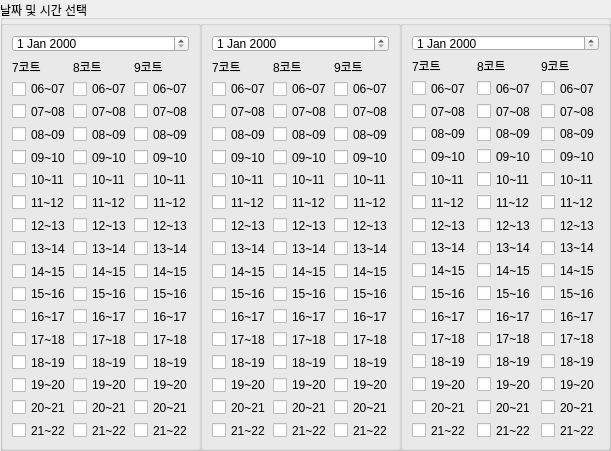
  <widget class="QGroupBox" name="groupBox">
   <property name="geometry">
    <rect>
     <x>230</x>
     <y>100</y>
     <width>611</width>
     <height>451</height>
    </rect>
   </property>
   <property name="title">
    <string>날짜 및 시간 선택</string>
   </property>
   <widget class="QGroupBox" name="GroupBox_day2">
    <property name="geometry">
     <rect>
      <x>200</x>
      <y>20</y>
      <width>201</width>
      <height>431</height>
     </rect>
    </property>
    <layout class="QGridLayout" name="gridLayout_3">
     <item row="3" column="1">
      <widget class="QLabel" name="label_5">
       <property name="text">
        <string>8코트</string>
       </property>
      </widget>
     </item>
     <item row="5" column="0">
      <widget class="QCheckBox" name="day2_7_2">
       <property name="text">
        <string>07~08</string>
       </property>
      </widget>
     </item>
     <item row="4" column="1">
      <widget class="QCheckBox" name="day2_8_1">
       <property name="text">
        <string>06~07</string>
       </property>
      </widget>
     </item>
     <item row="4" column="0">
      <widget class="QCheckBox" name="day2_7_1">
       <property name="text">
        <string>06~07</string>
       </property>
      </widget>
     </item>
     <item row="6" column="0">
      <widget class="QCheckBox" name="day2_7_3">
       <property name="text">
        <string>08~09</string>
       </property>
      </widget>
     </item>
     <item row="5" column="1">
      <widget class="QCheckBox" name="day2_8_2">
       <property name="text">
        <string>07~08</string>
       </property>
      </widget>
     </item>
     <item row="3" column="0">
      <widget class="QLabel" name="label_6">
       <property name="text">
        <string>7코트</string>
       </property>
      </widget>
     </item>
     <item row="6" column="1">
      <widget class="QCheckBox" name="day2_8_3">
       <property name="text">
        <string>08~09</string>
       </property>
      </widget>
     </item>
     <item row="7" column="0">
      <widget class="QCheckBox" name="day2_7_4">
       <property name="text">
        <string>09~10</string>
       </property>
      </widget>
     </item>
     <item row="8" column="0">
      <widget class="QCheckBox" name="day2_7_5">
       <property name="text">
        <string>10~11</string>
       </property>
      </widget>
     </item>
     <item row="8" column="1">
      <widget class="QCheckBox" name="day2_8_5">
       <property name="text">
        <string>10~11</string>
       </property>
      </widget>
     </item>
     <item row="9" column="0">
      <widget class="QCheckBox" name="day2_7_6">
       <property name="text">
        <string>11~12</string>
       </property>
      </widget>
     </item>
     <item row="9" column="1">
      <widget class="QCheckBox" name="day2_8_6">
       <property name="text">
        <string>11~12</string>
       </property>
      </widget>
     </item>
     <item row="10" column="0">
      <widget class="QCheckBox" name="day2_7_7">
       <property name="text">
        <string>12~13</string>
       </property>
      </widget>
     </item>
     <item row="10" column="1">
      <widget class="QCheckBox" name="day2_8_7">
       <property name="text">
        <string>12~13</string>
       </property>
      </widget>
     </item>
     <item row="11" column="0">
      <widget class="QCheckBox" name="day2_7_8">
       <property name="text">
        <string>13~14</string>
       </property>
      </widget>
     </item>
     <item row="11" column="1">
      <widget class="QCheckBox" name="day2_8_8">
       <property name="text">
        <string>13~14</string>
       </property>
      </widget>
     </item>
     <item row="12" column="0">
      <widget class="QCheckBox" name="day2_7_9">
       <property name="text">
        <string>14~15</string>
       </property>
      </widget>
     </item>
     <item row="12" column="1">
      <widget class="QCheckBox" name="day2_8_9">
       <property name="text">
        <string>14~15</string>
       </property>
      </widget>
     </item>
     <item row="13" column="0">
      <widget class="QCheckBox" name="day2_7_10">
       <property name="text">
        <string>15~16</string>
       </property>
      </widget>
     </item>
     <item row="13" column="1">
      <widget class="QCheckBox" name="day2_8_10">
       <property name="text">
        <string>15~16</string>
       </property>
      </widget>
     </item>
     <item row="14" column="0">
      <widget class="QCheckBox" name="day2_7_11">
       <property name="text">
        <string>16~17</string>
       </property>
      </widget>
     </item>
     <item row="14" column="1">
      <widget class="QCheckBox" name="day2_8_11">
       <property name="text">
        <string>16~17</string>
       </property>
      </widget>
     </item>
     <item row="15" column="0">
      <widget class="QCheckBox" name="day2_7_12">
       <property name="text">
        <string>17~18</string>
       </property>
      </widget>
     </item>
     <item row="15" column="1">
      <widget class="QCheckBox" name="day2_8_12">
       <property name="text">
        <string>17~18</string>
       </property>
      </widget>
     </item>
     <item row="16" column="0">
      <widget class="QCheckBox" name="day2_7_13">
       <property name="text">
        <string>18~19</string>
       </property>
      </widget>
     </item>
     <item row="16" column="1">
      <widget class="QCheckBox" name="day2_8_13">
       <property name="text">
        <string>18~19</string>
       </property>
      </widget>
     </item>
     <item row="17" column="0">
      <widget class="QCheckBox" name="day2_7_14">
       <property name="text">
        <string>19~20</string>
       </property>
      </widget>
     </item>
     <item row="17" column="1">
      <widget class="QCheckBox" name="day2_8_14">
       <property name="text">
        <string>19~20</string>
       </property>
      </widget>
     </item>
     <item row="18" column="0">
      <widget class="QCheckBox" name="day2_7_15">
       <property name="text">
        <string>20~21</string>
       </property>
      </widget>
     </item>
     <item row="18" column="1">
      <widget class="QCheckBox" name="day2_8_15">
       <property name="text">
        <string>20~21</string>
       </property>
      </widget>
     </item>
     <item row="19" column="0">
      <widget class="QCheckBox" name="day2_7_16">
       <property name="text">
        <string>21~22</string>
       </property>
      </widget>
     </item>
     <item row="19" column="1">
      <widget class="QCheckBox" name="day2_8_16">
       <property name="text">
        <string>21~22</string>
       </property>
      </widget>
     </item>
     <item row="7" column="1">
      <widget class="QCheckBox" name="day2_8_4">
       <property name="text">
        <string>09~10</string>
       </property>
      </widget>
     </item>
     <item row="19" column="2">
      <widget class="QCheckBox" name="day2_9_16">
       <property name="text">
        <string>21~22</string>
       </property>
      </widget>
     </item>
     <item row="10" column="2">
      <widget class="QCheckBox" name="day2_9_7">
       <property name="text">
        <string>12~13</string>
       </property>
      </widget>
     </item>
     <item row="12" column="2">
      <widget class="QCheckBox" name="day2_9_9">
       <property name="text">
        <string>14~15</string>
       </property>
      </widget>
     </item>
     <item row="8" column="2">
      <widget class="QCheckBox" name="day2_9_5">
       <property name="text">
        <string>10~11</string>
       </property>
      </widget>
     </item>
     <item row="11" column="2">
      <widget class="QCheckBox" name="day2_9_8">
       <property name="text">
        <string>13~14</string>
       </property>
      </widget>
     </item>
     <item row="13" column="2">
      <widget class="QCheckBox" name="day2_9_10">
       <property name="text">
        <string>15~16</string>
       </property>
      </widget>
     </item>
     <item row="7" column="2">
      <widget class="QCheckBox" name="day2_9_4">
       <property name="text">
        <string>09~10</string>
       </property>
      </widget>
     </item>
     <item row="9" column="2">
      <widget class="QCheckBox" name="day2_9_6">
       <property name="text">
        <string>11~12</string>
       </property>
      </widget>
     </item>
     <item row="4" column="2">
      <widget class="QCheckBox" name="day2_9_1">
       <property name="text">
        <string>06~07</string>
       </property>
      </widget>
     </item>
     <item row="5" column="2">
      <widget class="QCheckBox" name="day2_9_2">
       <property name="text">
        <string>07~08</string>
       </property>
      </widget>
     </item>
     <item row="6" column="2">
      <widget class="QCheckBox" name="day2_9_3">
       <property name="text">
        <string>08~09</string>
       </property>
      </widget>
     </item>
     <item row="17" column="2">
      <widget class="QCheckBox" name="day2_9_14">
       <property name="text">
        <string>19~20</string>
       </property>
      </widget>
     </item>
     <item row="18" column="2">
      <widget class="QCheckBox" name="day2_9_15">
       <property name="text">
        <string>20~21</string>
       </property>
      </widget>
     </item>
     <item row="14" column="2">
      <widget class="QCheckBox" name="day2_9_11">
       <property name="text">
        <string>16~17</string>
       </property>
      </widget>
     </item>
     <item row="16" column="2">
      <widget class="QCheckBox" name="day2_9_13">
       <property name="text">
        <string>18~19</string>
       </property>
      </widget>
     </item>
     <item row="15" column="2">
      <widget class="QCheckBox" name="day2_9_12">
       <property name="text">
        <string>17~18</string>
       </property>
      </widget>
     </item>
     <item row="3" column="2">
      <widget class="QLabel" name="label_9">
       <property name="text">
        <string>9코트</string>
       </property>
      </widget>
     </item>
     <item row="2" column="0" colspan="3">
      <widget class="QDateEdit" name="date2InputBox"/>
     </item>
    </layout>
   </widget>
   <widget class="QGroupBox" name="GroupBox_day3">
    <property name="geometry">
     <rect>
      <x>400</x>
      <y>20</y>
      <width>211</width>
      <height>431</height>
     </rect>
    </property>
    <layout class="QGridLayout" name="gridLayout_4">
     <item row="18" column="0">
      <widget class="QCheckBox" name="day3_7_13">
       <property name="text">
        <string>18~19</string>
       </property>
      </widget>
     </item>
     <item row="17" column="1">
      <widget class="QCheckBox" name="day3_8_12">
       <property name="text">
        <string>17~18</string>
       </property>
      </widget>
     </item>
     <item row="17" column="0">
      <widget class="QCheckBox" name="day3_7_12">
       <property name="text">
        <string>17~18</string>
       </property>
      </widget>
     </item>
     <item row="16" column="1">
      <widget class="QCheckBox" name="day3_8_11">
       <property name="text">
        <string>16~17</string>
       </property>
      </widget>
     </item>
     <item row="19" column="1">
      <widget class="QCheckBox" name="day3_8_14">
       <property name="text">
        <string>19~20</string>
       </property>
      </widget>
     </item>
     <item row="18" column="1">
      <widget class="QCheckBox" name="day3_8_13">
       <property name="text">
        <string>18~19</string>
       </property>
      </widget>
     </item>
     <item row="19" column="0">
      <widget class="QCheckBox" name="day3_7_14">
       <property name="text">
        <string>19~20</string>
       </property>
      </widget>
     </item>
     <item row="5" column="1">
      <widget class="QLabel" name="label_7">
       <property name="text">
        <string>8코트</string>
       </property>
      </widget>
     </item>
     <item row="7" column="0">
      <widget class="QCheckBox" name="day3_7_2">
       <property name="text">
        <string>07~08</string>
       </property>
      </widget>
     </item>
     <item row="6" column="1">
      <widget class="QCheckBox" name="day3_8_1">
       <property name="text">
        <string>06~07</string>
       </property>
      </widget>
     </item>
     <item row="6" column="0">
      <widget class="QCheckBox" name="day3_7_1">
       <property name="text">
        <string>06~07</string>
       </property>
      </widget>
     </item>
     <item row="8" column="0">
      <widget class="QCheckBox" name="day3_7_3">
       <property name="text">
        <string>08~09</string>
       </property>
      </widget>
     </item>
     <item row="7" column="1">
      <widget class="QCheckBox" name="day3_8_2">
       <property name="text">
        <string>07~08</string>
       </property>
      </widget>
     </item>
     <item row="5" column="0">
      <widget class="QLabel" name="label_8">
       <property name="text">
        <string>7코트</string>
       </property>
      </widget>
     </item>
     <item row="8" column="1">
      <widget class="QCheckBox" name="day3_8_3">
       <property name="text">
        <string>08~09</string>
       </property>
      </widget>
     </item>
     <item row="9" column="0">
      <widget class="QCheckBox" name="day3_7_4">
       <property name="text">
        <string>09~10</string>
       </property>
      </widget>
     </item>
     <item row="9" column="1">
      <widget class="QCheckBox" name="day3_8_4">
       <property name="text">
        <string>09~10</string>
       </property>
      </widget>
     </item>
     <item row="10" column="0">
      <widget class="QCheckBox" name="day3_7_5">
       <property name="text">
        <string>10~11</string>
       </property>
      </widget>
     </item>
     <item row="10" column="1">
      <widget class="QCheckBox" name="day3_8_5">
       <property name="text">
        <string>10~11</string>
       </property>
      </widget>
     </item>
     <item row="11" column="0">
      <widget class="QCheckBox" name="day3_7_6">
       <property name="text">
        <string>11~12</string>
       </property>
      </widget>
     </item>
     <item row="11" column="1">
      <widget class="QCheckBox" name="day3_8_6">
       <property name="text">
        <string>11~12</string>
       </property>
      </widget>
     </item>
     <item row="12" column="0">
      <widget class="QCheckBox" name="day3_7_7">
       <property name="text">
        <string>12~13</string>
       </property>
      </widget>
     </item>
     <item row="12" column="1">
      <widget class="QCheckBox" name="day3_8_7">
       <property name="text">
        <string>12~13</string>
       </property>
      </widget>
     </item>
     <item row="13" column="0">
      <widget class="QCheckBox" name="day3_7_8">
       <property name="text">
        <string>13~14</string>
       </property>
      </widget>
     </item>
     <item row="13" column="1">
      <widget class="QCheckBox" name="day3_8_8">
       <property name="text">
        <string>13~14</string>
       </property>
      </widget>
     </item>
     <item row="14" column="0">
      <widget class="QCheckBox" name="day3_7_9">
       <property name="text">
        <string>14~15</string>
       </property>
      </widget>
     </item>
     <item row="14" column="1">
      <widget class="QCheckBox" name="day3_8_9">
       <property name="text">
        <string>14~15</string>
       </property>
      </widget>
     </item>
     <item row="15" column="0">
      <widget class="QCheckBox" name="day3_7_10">
       <property name="text">
        <string>15~16</string>
       </property>
      </widget>
     </item>
     <item row="15" column="1">
      <widget class="QCheckBox" name="day3_8_10">
       <property name="text">
        <string>15~16</string>
       </property>
      </widget>
     </item>
     <item row="16" column="0">
      <widget class="QCheckBox" name="day3_7_11">
       <property name="text">
        <string>16~17</string>
       </property>
      </widget>
     </item>
     <item row="20" column="1">
      <widget class="QCheckBox" name="day3_8_15">
       <property name="text">
        <string>20~21</string>
       </property>
      </widget>
     </item>
     <item row="21" column="1">
      <widget class="QCheckBox" name="day3_8_16">
       <property name="text">
        <string>21~22</string>
       </property>
      </widget>
     </item>
     <item row="21" column="0">
      <widget class="QCheckBox" name="day3_7_16">
       <property name="text">
        <string>21~22</string>
       </property>
      </widget>
     </item>
     <item row="20" column="0">
      <widget class="QCheckBox" name="day3_7_15">
       <property name="text">
        <string>20~21</string>
       </property>
      </widget>
     </item>
     <item row="6" column="2">
      <widget class="QCheckBox" name="day3_9_1">
       <property name="text">
        <string>06~07</string>
       </property>
      </widget>
     </item>
     <item row="7" column="2">
      <widget class="QCheckBox" name="day3_9_2">
       <property name="text">
        <string>07~08</string>
       </property>
      </widget>
     </item>
     <item row="11" column="2">
      <widget class="QCheckBox" name="day3_9_6">
       <property name="text">
        <string>11~12</string>
       </property>
      </widget>
     </item>
     <item row="19" column="2">
      <widget class="QCheckBox" name="day3_9_14">
       <property name="text">
        <string>19~20</string>
       </property>
      </widget>
     </item>
     <item row="16" column="2">
      <widget class="QCheckBox" name="day3_9_11">
       <property name="text">
        <string>16~17</string>
       </property>
      </widget>
     </item>
     <item row="21" column="2">
      <widget class="QCheckBox" name="day3_9_16">
       <property name="text">
        <string>21~22</string>
       </property>
      </widget>
     </item>
     <item row="14" column="2">
      <widget class="QCheckBox" name="day3_9_9">
       <property name="text">
        <string>14~15</string>
       </property>
      </widget>
     </item>
     <item row="10" column="2">
      <widget class="QCheckBox" name="day3_9_5">
       <property name="text">
        <string>10~11</string>
       </property>
      </widget>
     </item>
     <item row="15" column="2">
      <widget class="QCheckBox" name="day3_9_10">
       <property name="text">
        <string>15~16</string>
       </property>
      </widget>
     </item>
     <item row="17" column="2">
      <widget class="QCheckBox" name="day3_9_12">
       <property name="text">
        <string>17~18</string>
       </property>
      </widget>
     </item>
     <item row="12" column="2">
      <widget class="QCheckBox" name="day3_9_7">
       <property name="text">
        <string>12~13</string>
       </property>
      </widget>
     </item>
     <item row="9" column="2">
      <widget class="QCheckBox" name="day3_9_4">
       <property name="text">
        <string>09~10</string>
       </property>
      </widget>
     </item>
     <item row="8" column="2">
      <widget class="QCheckBox" name="day3_9_3">
       <property name="text">
        <string>08~09</string>
       </property>
      </widget>
     </item>
     <item row="20" column="2">
      <widget class="QCheckBox" name="day3_9_15">
       <property name="text">
        <string>20~21</string>
       </property>
      </widget>
     </item>
     <item row="18" column="2">
      <widget class="QCheckBox" name="day3_9_13">
       <property name="text">
        <string>18~19</string>
       </property>
      </widget>
     </item>
     <item row="4" column="0" colspan="3">
      <widget class="QDateEdit" name="date3InputBox"/>
     </item>
     <item row="5" column="2">
      <widget class="QLabel" name="label_10">
       <property name="text">
        <string>9코트</string>
       </property>
      </widget>
     </item>
     <item row="13" column="2">
      <widget class="QCheckBox" name="day3_9_8">
       <property name="text">
        <string>13~14</string>
       </property>
      </widget>
     </item>
    </layout>
   </widget>
   <widget class="QGroupBox" name="GroupBox_day1">
    <property name="geometry">
     <rect>
      <x>0</x>
      <y>20</y>
      <width>201</width>
      <height>431</height>
     </rect>
    </property>
    <layout class="QGridLayout" name="gridLayout_6">
     <item row="8" column="1">
      <widget class="QCheckBox" name="day1_8_5">
       <property name="text">
        <string>10~11</string>
       </property>
      </widget>
     </item>
     <item row="3" column="1">
      <widget class="QLabel" name="label_11">
       <property name="text">
        <string>8코트</string>
       </property>
      </widget>
     </item>
     <item row="5" column="0">
      <widget class="QCheckBox" name="day1_7_2">
       <property name="text">
        <string>07~08</string>
       </property>
      </widget>
     </item>
     <item row="4" column="1">
      <widget class="QCheckBox" name="day1_8_1">
       <property name="text">
        <string>06~07</string>
       </property>
      </widget>
     </item>
     <item row="4" column="0">
      <widget class="QCheckBox" name="day1_7_1">
       <property name="text">
        <string>06~07</string>
       </property>
      </widget>
     </item>
     <item row="6" column="0">
      <widget class="QCheckBox" name="day1_7_3">
       <property name="text">
        <string>08~09</string>
       </property>
      </widget>
     </item>
     <item row="5" column="1">
      <widget class="QCheckBox" name="day1_8_2">
       <property name="text">
        <string>07~08</string>
       </property>
      </widget>
     </item>
     <item row="3" column="0">
      <widget class="QLabel" name="label_12">
       <property name="text">
        <string>7코트</string>
       </property>
      </widget>
     </item>
     <item row="6" column="1">
      <widget class="QCheckBox" name="day1_8_3">
       <property name="text">
        <string>08~09</string>
       </property>
      </widget>
     </item>
     <item row="7" column="0">
      <widget class="QCheckBox" name="day1_7_4">
       <property name="text">
        <string>09~10</string>
       </property>
      </widget>
     </item>
     <item row="7" column="1">
      <widget class="QCheckBox" name="day1_8_4">
       <property name="text">
        <string>09~10</string>
       </property>
      </widget>
     </item>
     <item row="8" column="0">
      <widget class="QCheckBox" name="day1_7_5">
       <property name="text">
        <string>10~11</string>
       </property>
      </widget>
     </item>
     <item row="9" column="0">
      <widget class="QCheckBox" name="day1_7_6">
       <property name="text">
        <string>11~12</string>
       </property>
      </widget>
     </item>
     <item row="9" column="1">
      <widget class="QCheckBox" name="day1_8_6">
       <property name="text">
        <string>11~12</string>
       </property>
      </widget>
     </item>
     <item row="10" column="0">
      <widget class="QCheckBox" name="day1_7_7">
       <property name="text">
        <string>12~13</string>
       </property>
      </widget>
     </item>
     <item row="10" column="1">
      <widget class="QCheckBox" name="day1_8_7">
       <property name="text">
        <string>12~13</string>
       </property>
      </widget>
     </item>
     <item row="11" column="0">
      <widget class="QCheckBox" name="day1_7_8">
       <property name="text">
        <string>13~14</string>
       </property>
      </widget>
     </item>
     <item row="11" column="1">
      <widget class="QCheckBox" name="day1_8_8">
       <property name="text">
        <string>13~14</string>
       </property>
      </widget>
     </item>
     <item row="12" column="0">
      <widget class="QCheckBox" name="day1_7_9">
       <property name="text">
        <string>14~15</string>
       </property>
      </widget>
     </item>
     <item row="12" column="1">
      <widget class="QCheckBox" name="day1_8_9">
       <property name="text">
        <string>14~15</string>
       </property>
      </widget>
     </item>
     <item row="13" column="0">
      <widget class="QCheckBox" name="day1_7_10">
       <property name="text">
        <string>15~16</string>
       </property>
      </widget>
     </item>
     <item row="13" column="1">
      <widget class="QCheckBox" name="day1_8_10">
       <property name="text">
        <string>15~16</string>
       </property>
      </widget>
     </item>
     <item row="14" column="0">
      <widget class="QCheckBox" name="day1_7_11">
       <property name="text">
        <string>16~17</string>
       </property>
      </widget>
     </item>
     <item row="14" column="1">
      <widget class="QCheckBox" name="day1_8_11">
       <property name="text">
        <string>16~17</string>
       </property>
      </widget>
     </item>
     <item row="15" column="0">
      <widget class="QCheckBox" name="day1_7_12">
       <property name="text">
        <string>17~18</string>
       </property>
      </widget>
     </item>
     <item row="15" column="1">
      <widget class="QCheckBox" name="day1_8_12">
       <property name="text">
        <string>17~18</string>
       </property>
      </widget>
     </item>
     <item row="16" column="0">
      <widget class="QCheckBox" name="day1_7_13">
       <property name="text">
        <string>18~19</string>
       </property>
      </widget>
     </item>
     <item row="16" column="1">
      <widget class="QCheckBox" name="day1_8_13">
       <property name="text">
        <string>18~19</string>
       </property>
      </widget>
     </item>
     <item row="17" column="0">
      <widget class="QCheckBox" name="day1_7_14">
       <property name="text">
        <string>19~20</string>
       </property>
      </widget>
     </item>
     <item row="17" column="1">
      <widget class="QCheckBox" name="day1_8_14">
       <property name="text">
        <string>19~20</string>
       </property>
      </widget>
     </item>
     <item row="18" column="0">
      <widget class="QCheckBox" name="day1_7_15">
       <property name="text">
        <string>20~21</string>
       </property>
      </widget>
     </item>
     <item row="18" column="1">
      <widget class="QCheckBox" name="day1_8_15">
       <property name="text">
        <string>20~21</string>
       </property>
      </widget>
     </item>
     <item row="19" column="0">
      <widget class="QCheckBox" name="day1_7_16">
       <property name="text">
        <string>21~22</string>
       </property>
      </widget>
     </item>
     <item row="19" column="1">
      <widget class="QCheckBox" name="day1_8_16">
       <property name="text">
        <string>21~22</string>
       </property>
      </widget>
     </item>
     <item row="15" column="2">
      <widget class="QCheckBox" name="day1_9_12">
       <property name="text">
        <string>17~18</string>
       </property>
      </widget>
     </item>
     <item row="3" column="2">
      <widget class="QLabel" name="label_13">
       <property name="text">
        <string>9코트</string>
       </property>
      </widget>
     </item>
     <item row="6" column="2">
      <widget class="QCheckBox" name="day1_9_3">
       <property name="text">
        <string>08~09</string>
       </property>
      </widget>
     </item>
     <item row="12" column="2">
      <widget class="QCheckBox" name="day1_9_9">
       <property name="text">
        <string>14~15</string>
       </property>
      </widget>
     </item>
     <item row="17" column="2">
      <widget class="QCheckBox" name="day1_9_14">
       <property name="text">
        <string>19~20</string>
       </property>
      </widget>
     </item>
     <item row="19" column="2">
      <widget class="QCheckBox" name="day1_9_16">
       <property name="text">
        <string>21~22</string>
       </property>
      </widget>
     </item>
     <item row="10" column="2">
      <widget class="QCheckBox" name="day1_9_7">
       <property name="text">
        <string>12~13</string>
       </property>
      </widget>
     </item>
     <item row="4" column="2">
      <widget class="QCheckBox" name="day1_9_1">
       <property name="text">
        <string>06~07</string>
       </property>
      </widget>
     </item>
     <item row="7" column="2">
      <widget class="QCheckBox" name="day1_9_4">
       <property name="text">
        <string>09~10</string>
       </property>
      </widget>
     </item>
     <item row="13" column="2">
      <widget class="QCheckBox" name="day1_9_10">
       <property name="text">
        <string>15~16</string>
       </property>
      </widget>
     </item>
     <item row="9" column="2">
      <widget class="QCheckBox" name="day1_9_6">
       <property name="text">
        <string>11~12</string>
       </property>
      </widget>
     </item>
     <item row="8" column="2">
      <widget class="QCheckBox" name="day1_9_5">
       <property name="text">
        <string>10~11</string>
       </property>
      </widget>
     </item>
     <item row="16" column="2">
      <widget class="QCheckBox" name="day1_9_13">
       <property name="text">
        <string>18~19</string>
       </property>
      </widget>
     </item>
     <item row="14" column="2">
      <widget class="QCheckBox" name="day1_9_11">
       <property name="text">
        <string>16~17</string>
       </property>
      </widget>
     </item>
     <item row="11" column="2">
      <widget class="QCheckBox" name="day1_9_8">
       <property name="text">
        <string>13~14</string>
       </property>
      </widget>
     </item>
     <item row="18" column="2">
      <widget class="QCheckBox" name="day1_9_15">
       <property name="text">
        <string>20~21</string>
       </property>
      </widget>
     </item>
     <item row="5" column="2">
      <widget class="QCheckBox" name="day1_9_2">
       <property name="text">
        <string>07~08</string>
       </property>
      </widget>
     </item>
     <item row="2" column="0" colspan="3">
      <widget class="QDateEdit" name="date1InputBox"/>
     </item>
    </layout>
   </widget>
  </widget>
